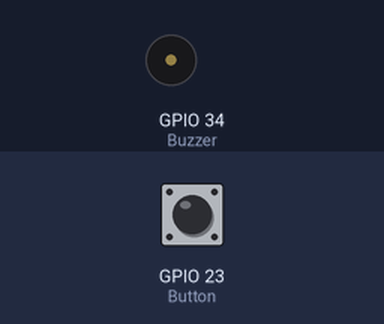
Recording of a sketch running on a simulated ESP32. Parts: buzzer (waves = sounding). The test bench sets the inputs (shaded band); at power-on: GPIO 23 (Button) LOW. What the sketch prints to the serial monitor is not drawn.

Above: at 0.55 s.
1.3 s: GPIO 23 (Button) pulled HIGH for 0.15 s
At 1.3 s:
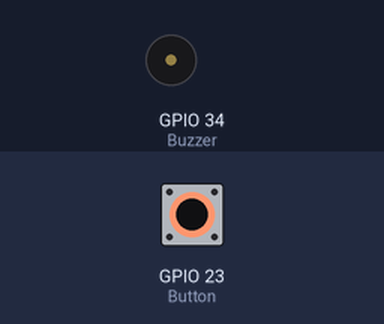
Timing chart, 0 to 10.3 s (numbered marks = the images above; inputs shaded):
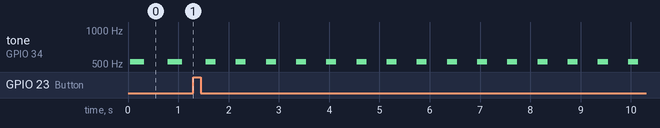

The sketch:

Lab06_Song.ino
```cpp
#define Button 23
#define Buzzer 34
hw_timer_t *My_timer = NULL;
int C = 1047;
int G = 1568;
int A = 1760;
int F = 1397;
int E = 1319;
int D = 1175;
int Note = 1000000 / C; // calculate initial alarm value for frequencu C
int On = 1;
int press = 5;
int sp = 50 ;


void IRAM_ATTR onTimer(){
  if(On == 1){
    digitalWrite(Buzzer, !digitalRead(Buzzer)); //if on, turn off
  } else {
    digitalWrite(Buzzer, LOW); //else turn on
  }
  timerAlarmWrite(My_timer, Note, true); // update value
}

void IRAM_ATTR IO_INT_ISR() //value of button pressed
{
  press--;
  if(press == 0){
    press = 5;
  }
  Serial.println(press);
}
void setup(){
  pinMode(Buzzer, OUTPUT);
  pinMode(Button, INPUT);
  digitalWrite(Buzzer, LOW);
  My_timer = timerBegin(0, 80, true);// use tiemr 0 and set prescale to 80 so 1 tick is 1 uSec
  timerAttachInterrupt(My_timer, &onTimer, true);// point to the ISR
  timerAlarmWrite(My_timer, Note, true);  // set alarm every 1 sec
  timerAlarmEnable(My_timer);  // enable the alarm
  attachInterrupt(Button, IO_INT_ISR, RISING);
  Serial.begin(9600);

}
 void quarter(int press){
  On = 1;
  delay(press*sp);
  On = 0;
  delay(press*2*sp);
 }
void Half(int press){
  On = 1;
  delay(press*sp);
  On = 0;
  delay(press*2*sp);
}

void loop(){
  Note = 1000000 / C ;
  quarter(press);
  quarter(press);
  Note = 1000000 / G;
  quarter(press);
  quarter(press);
  Note = 1000000 / A;
  quarter(press);
  quarter(press);
  Note = 1000000 / G;
  Half(press);

  Note = 1000000 / F ;
  quarter(press);
  quarter(press);
  Note = 1000000 / E;
  quarter(press);
  quarter(press);
  Note = 1000000 / D;
  quarter(press);
  quarter(press);
  Note = 1000000 / C;
  Half(press);

  Note = 1000000 / G;
  quarter(press);
  quarter(press);
  Note = 1000000 / F ;
  quarter(press);
  quarter(press);
  Note = 1000000 / E;
  quarter(press);
  quarter(press);
  Note = 1000000 / D;
  Half(press);

  Note = 1000000 / G;
  quarter(press);
  quarter(press);
  Note = 1000000 / F ;
  quarter(press);
  quarter(press);
  Note = 1000000 / E;
  quarter(press);
  quarter(press);
  Note = 1000000 / D;
  Half(press);
}
```

Measured:
- by itself, tone on GPIO 34 (Buzzer): alternates 524 Hz for 0.20 s and silent for 0.40 s
